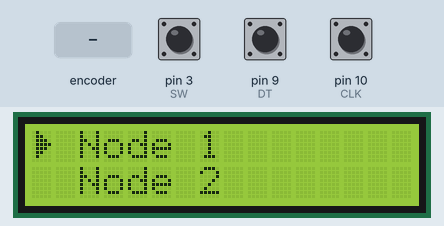
The sketch below on a simulated Arduino Uno, built with avr-gcc and run on an emulated ATmega328P. On the bench: 16×2 character LCD. The test bench sets the inputs (shaded band); at power-on: pin 3 (SW) HIGH, pin 9 (DT) HIGH, pin 10 (CLK) HIGH.

Above: at 4.3 s.
4.4 s: rotary encoder on pin 10 (CLK) / pin 9 (DT) turned 3 steps (first pin leading)
At 5.5 s:
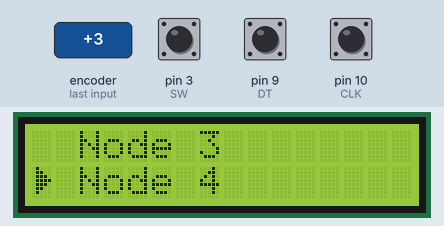
6.5 s: pin 3 (SW) pulled LOW for 0.15 s
At 7.5 s:
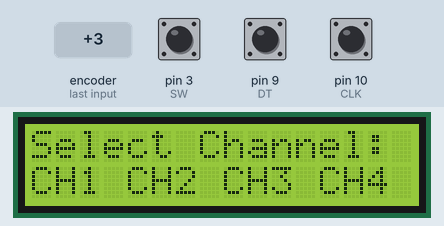
8.1 s: pin 3 (SW) pulled LOW for 1 s
At 9.5 s:
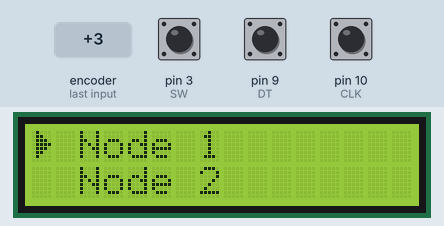
Timing chart, 0 to 11.1 s (numbered marks = the images above; inputs shaded):
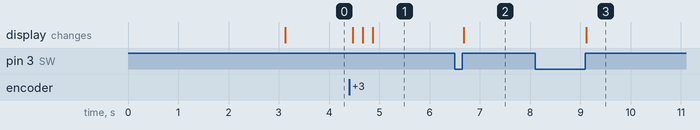

Measured:
- after the input at 4.4 s, the display: first changes after 0.07 s (image 1 shows a later state)
- after the input at 6.5 s, the display: changes after 0.18 s (image 2)
- after the input at 8.1 s, the display: changes after 1.0 s (image 3)

The sketch:

Mainboard_ispaljivac.ino
```cpp
#include <LiquidCrystal_I2C.h>
LiquidCrystal_I2C lcd(0x27, 16, 2);

const int CLK = 10;
const int DT = 9;
const int SW = 3;
//const int RESSET_BTN = 5;

int resset;

int screen_delay = 1000;

int lastCLKState;
int currentCLKState;
int DTState;
int SWState;

int screen = 1;
const int max_screens = 4;

bool selectedScreen = false;

int counter = 0;

const int SHORT_PRESS_TIME = 350; // 500 milliseconds
int lastState = LOW;  // the previous state from the input pin
int currentState;     // the current reading from the input pin
unsigned long pressedTime  = 0;
unsigned long releasedTime = 0;

byte arrow[8] = {
  0b01000,
  0b01100,
  0b01110,
  0b01111,
  0b01110,
  0b01100,
  0b01000,
  0b00000
};

void setup() {
  lcd.init();
  lcd.backlight();
  lcd.setCursor(3, 0);
  lcd.print("Fireworks");
  lcd.setCursor(4, 1);
  lcd.print("Igniter");

  lcd.createChar(0, arrow);

  delay(3000);
  lcd.clear();
  checkScreen(screen);

  pinMode(CLK, INPUT);
  pinMode(DT, INPUT);
  pinMode(SW, INPUT_PULLUP);

  lastCLKState = digitalRead(CLK);
}
void loop() {
  currentCLKState = digitalRead(CLK);

  if (currentCLKState != lastCLKState && currentCLKState == 1) {
    DTState = digitalRead(DT);
    if (DTState != currentCLKState) { // CW
      if (!selectedScreen) {
        if (screen < max_screens) screen++;
        checkScreen(screen);
      } else return;
    } else {                          // CCW
      if (!selectedScreen) {
        if (screen > 1) screen--;
        checkScreen(screen);
      }
    }
  }

  SWState = digitalRead(SW);

  if(lastState == HIGH && SWState == LOW)        // button is pressed
    pressedTime = millis();
  else if(lastState == LOW && SWState == HIGH) { // button is released
    releasedTime = millis();

    long pressDuration = releasedTime - pressedTime;

    if( pressDuration < SHORT_PRESS_TIME ) {
      selectScreen();
      selectedScreen = true;
    } else {
      lcd.clear();
      screen = 1;
      checkScreen(screen);
      selectedScreen = false;
    }
  }

  // save the the last state
  lastState = SWState;
  lastCLKState = currentCLKState;

}

void checkScreen(int sc) {
  switch(sc) {
    case 1:
      lcd.clear();
      lcd.setCursor(2, 0);
      lcd.print("Node 1");
      lcd.setCursor(0, 0);
      lcd.write(byte(0));
      lcd.setCursor(2, 1);
      lcd.print("Node 2");
      break;
    case 2:
      lcd.clear();
      lcd.setCursor(2, 0);
      lcd.print("Node 1");
      lcd.setCursor(0, 1);
      lcd.write(byte(0));
      lcd.setCursor(2, 1);
      lcd.print("Node 2");
      break;
    case 3:
      lcd.clear();
      lcd.setCursor(2, 0);
      lcd.print("Node 3");
      lcd.setCursor(0, 0);
      lcd.write(byte(0));
      lcd.setCursor(2, 1);
      lcd.print("Node 4");
      break;
    case 4:
      lcd.clear();
      lcd.setCursor(2, 0);
      lcd.print("Node 3");
      lcd.setCursor(0, 1);
      lcd.write(byte(0));
      lcd.setCursor(2, 1);
      lcd.print("Node 4");
      break;
    default: screen = 4;
  }
}

void selectScreen() {
  lcd.clear();
  lcd.setCursor(0, 0);
  lcd.print("Select Channel:");
  lcd.setCursor(0, 1);
  lcd.print("CH1");
  lcd.setCursor(4, 1);
  lcd.print("CH2");
  lcd.setCursor(8, 1);
  lcd.print("CH3");
  lcd.setCursor(12, 1);
  lcd.print("CH4");
}
```
